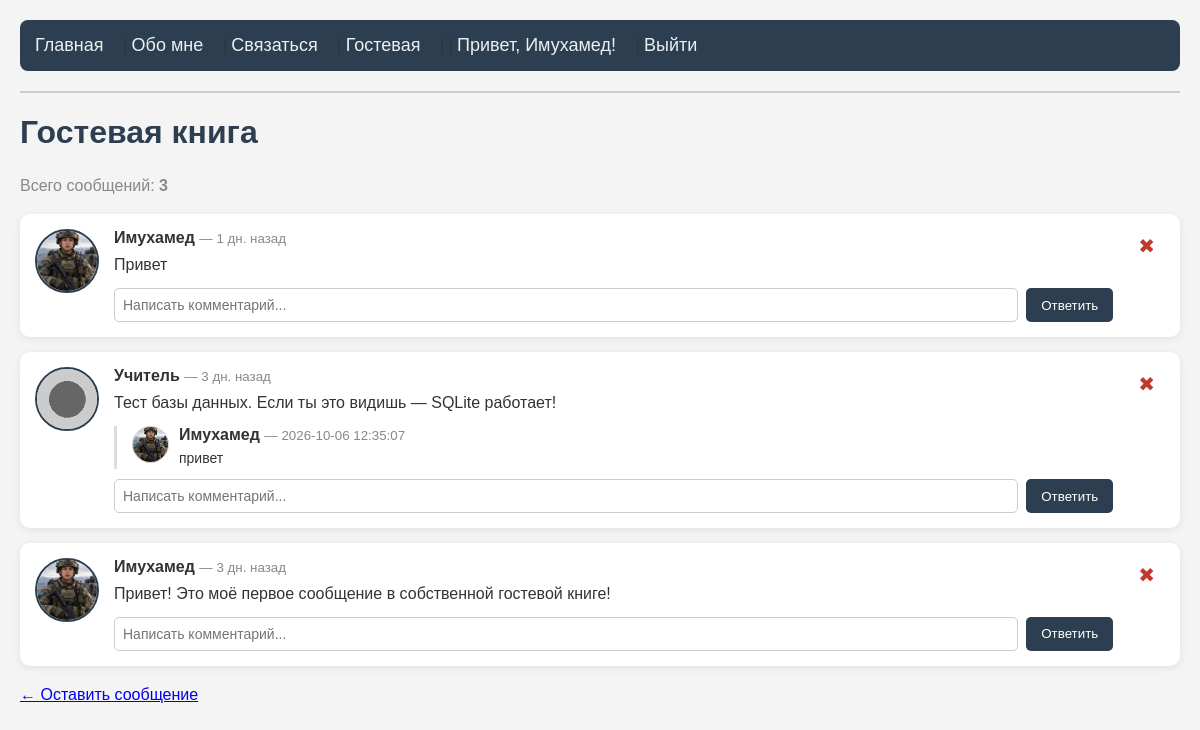
Page /messages (signed in) on the committed database.
### tables this page shows
CREATE TABLE messages (
 id INTEGER PRIMARY KEY AUTOINCREMENT,
  name TEXT NOT NULL,
  message TEXT NOT NULL,
   created_at TEXT DEFAULT CURRENT_TIMESTAMP
   );

CREATE TABLE users (
  id INTEGER PRIMARY KEY AUTOINCREMENT,
    username TEXT UNIQUE NOT NULL,
     email TEXT UNIQUE NOT NULL,
      password_hash TEXT NOT NULL,
       created_at TEXT DEFAULT CURRENT_TIMESTAMP
       , reset_token TEXT, avatar TEXT DEFAULT 'default.png', is_admin INTEGER DEFAULT 0);

CREATE TABLE comments (id INTEGER PRIMARY KEY AUTOINCREMENT, message_id INTEGER NOT NULL, username TEXT NOT NULL, text TEXT NOT NULL, created_at TEXT DEFAULT CURRENT_TIMESTAMP, FOREIGN KEY (message_id) REFERENCES messages(id));

### app.py (the view)
@app.route('/messages')
def messages():
    conn = get_db()
    rows = conn.execute("""
        SELECT messages.id, messages.name, messages.message, messages.created_at,
               users.avatar
        FROM messages
        LEFT JOIN users ON messages.name = users.username
        ORDER BY messages.id DESC
    """).fetchall()
    count = conn.execute("SELECT COUNT(*) FROM messages").fetchone()[0]
    current_user = None
    if 'user_id' in session:
        current_user = conn.execute("SELECT * FROM users WHERE id = ?", (session['user_id'],)).fetchone()
    formatted = []
    for row in rows:
        comments = conn.execute("""
            SELECT comments.*, users.avatar
            FROM comments
            LEFT JOIN users ON comments.username = users.username
            WHERE comments.message_id = ?
            ORDER BY comments.id ASC
        """, (row['id'],)).fetchall()
        can_delete = False
        if current_user:
            if current_user['is_admin'] == 1 or current_user['username'] == row['name']:
                can_delete = True
        formatted.append({
            'id': row['id'],
            'name': row['name'],
            'message': row['message'],
            'created_at': format_time(row['created_at']),
            'avatar': row['avatar'],
            'can_delete': can_delete,
            'comments': comments
        })
    conn.close()
    return render_template('messages.html', messages=formatted, count=count)

### app.py (called while the page is built)
def format_time(timestamp):
    try:
        dt = datetime.strptime(timestamp, "%Y-%m-%d %H:%M:%S")
    except:
        return timestamp
    now = datetime.now()
    diff = now - dt
    seconds = diff.total_seconds()
    if seconds < 60:
        return "только что"
    elif seconds < 3600:
        minutes = int(seconds // 60)
        return f"{minutes} мин. назад"
    elif seconds < 86400:
        hours = int(seconds // 3600)
        return f"{hours} ч. назад"
    elif seconds < 604800:
        days = int(seconds // 86400)
        return f"{days} дн. назад"
    else:
        return dt.strftime("%d.%m.%Y")

def get_db():
    conn = sqlite3.connect(DB)
    conn.row_factory = sqlite3.Row
    return conn

### templates/messages.html (shortened to what this page needs)
{% extends "base.html" %}
{% block content %}
    <h1>Гостевая книга</h1>
    <p style="color:#888;">Всего сообщений: <strong>{{ count }}</strong></p>
    {% if messages %}
        {% for msg in messages %}
            <div class="msg-card">
                {% if msg['avatar'] %}
                    <img src="{{ url_for('static', filename='avatars/' + msg['avatar']) }}" alt="Аватар" class="avatar">
                {% else %}
                    <img src="{{ url_for('static', filename='avatars/default.png') }}" alt="Аватар" class="avatar">
                {% endif %}
                <div class="msg-body">
                    <strong>{{ msg['name'] }}</strong>
                    <small style="color:#888;"> — {{ msg['created_at'] }}</small>
                    <p>{{ msg['message'] }}</p>
                    {% if msg['comments'] %}
                        <div class="comments-block">
                            {% for c in msg['comments'] %}
                                <div class="comment">
                                    {% if c['avatar'] %}
                                        <img src="{{ url_for('static', filename='avatars/' + c['avatar']) }}" alt="Аватар" class="comment-avatar">
                                    {% else %}
                                        <img src="{{ url_for('static', filename='avatars/default.png') }}" alt="Аватар" class="comment-avatar">
                                    {% endif %}
                                    <div>
                                        <strong>{{ c['username'] }}</strong>
                                        <small style="color:#888;"> — {{ c['created_at'] }}</small>
                                        <p>{{ c['text'] }}</p>
                                    </div>
                                </div>
                            {% endfor %}
                        </div>
                    {% endif %}
                    {% if session.user_id %}
                        <form method="POST" action="/add_comment/{{ msg['id'] }}" class="comment-form">
                            <input type="text" name="text" placeholder="Написать комментарий..." required>
                            <button type="submit">Ответить</button>
                        </form>
                    {% else %}
                        <p style="color:#888; font-size:14px;"><a href="/login">Войдите</a>, чтобы оставить комментарий.</p>
                    {% endif %}
                </div>
                {% if msg['can_delete'] %}
                    <a href="/delete/{{ msg['id'] }}"
                       class="delete-btn"
                       onclick="return confirm('Удалить это сообщение?');">
                       ✖
                    </a>
                {% endif %}
            </div>
        {% endfor %}
    {% else %}
        <p>Пока сообщений нет. <a href="/contact">Оставьте первое!</a></p>
    {% endif %}
    <p><a href="/contact">← Оставить сообщение</a></p>
{% endblock %}

### static/style.css (style rules this page uses)
body { font-family: Arial, sans-serif; background-color: #f4f4f4; color: #333; margin: 0; padding: 20px; }
h1 { color: #2c3e50; font-size: 32px; }
p { font-size: 16px; line-height: 1.6; }
.msg-card { display: flex; gap: 15px; align-items: flex-start; background: #ffffff; border-radius: 10px; padding: 15px; margin-bottom: 15px; box-shadow: 0 2px 8px rgba(0,0,0,0.08); transition: transform 0.2s, box-shadow 0.2s; }
.avatar { width: 60px; height: 60px; border-radius: 50%; object-fit: cover; border: 2px solid #2c3e50; flex-shrink: 0; }
.msg-body { flex: 1; }
.msg-body p { margin: 5px 0 0 0; color: #333; }
.delete-btn { color: #c0392b; text-decoration: none; font-size: 20px; padding: 5px 10px; border-radius: 5px; transition: background 0.2s; }
.comments-block { margin-top: 10px; padding-left: 15px; border-left: 3px solid #ddd; }
.comment { display: flex; gap: 10px; margin-bottom: 10px; align-items: flex-start; }
.comment-avatar { width: 35px; height: 35px; border-radius: 50%; object-fit: cover; border: 1px solid #ccc; flex-shrink: 0; }
.comment p { margin: 3px 0 0 0; font-size: 14px; }
.comment-form { display: flex; gap: 8px; margin-top: 10px; }
.comment-form input[type="text"] { flex: 1; padding: 8px; border: 1px solid #ccc; border-radius: 5px; font-size: 14px; }
.comment-form button { padding: 8px 15px; background: #2c3e50; color: white; border: none; border-radius: 5px; cursor: pointer; transition: background 0.2s; }

### rows in the picture
messages: avatar (picture), name "Имухамед", created_at "1 дн. назад", message "Привет"
messages: name "Учитель", created_at "3 дн. назад", message "Тест базы данных. Если ты это видишь — SQLite работает!"
comments: avatar (picture), username "Имухамед", created_at "2026-10-06 12:35:07", text "привет"
messages: avatar (picture), name "Имухамед", created_at "3 дн. назад", message "Привет! Это моё первое сообщение в собственной гостевой книге!"

### other values in the picture
{{ session.username }} "Имухамед"
{{ count }} "3"
